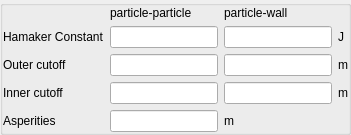
            <widget class="QGroupBox" name="groupbox_cohesion_parameters">
             <property name="title">
              <string/>
             </property>
             <property name="flat">
              <bool>true</bool>
             </property>
             <layout class="QGridLayout" name="gridLayout_18">
              <property name="leftMargin">
               <number>0</number>
              </property>
              <property name="topMargin">
               <number>0</number>
              </property>
              <property name="rightMargin">
               <number>0</number>
              </property>
              <property name="bottomMargin">
               <number>0</number>
              </property>
              <item row="0" column="0">
               <layout class="QGridLayout" name="gridLayout_17">
                <item row="0" column="1">
                 <widget class="QLabel" name="label_particle_particle">
                  <property name="text">
                   <string>particle-particle</string>
                  </property>
                 </widget>
                </item>
                <item row="0" column="2">
                 <widget class="QLabel" name="label_particle_wall">
                  <property name="text">
                   <string>particle-wall</string>
                  </property>
                 </widget>
                </item>
                <item row="1" column="0">
                 <widget class="QLabel" name="label_hamaker_constant">
                  <property name="text">
                   <string>Hamaker Constant</string>
                  </property>
                 </widget>
                </item>
                <item row="1" column="1">
                 <widget class="LineEdit" name="lineedit_keyword_hamaker_constant">
                  <property name="maximumSize">
                   <size>
                    <width>150</width>
                    <height>16777215</height>
                   </size>
                  </property>
                 </widget>
                </item>
                <item row="1" column="2">
                 <widget class="LineEdit" name="lineedit_keyword_wall_hamaker_constant">
                  <property name="maximumSize">
                   <size>
                    <width>150</width>
                    <height>16777215</height>
                   </size>
                  </property>
                 </widget>
                </item>
                <item row="2" column="0">
                 <widget class="QLabel" name="label_vdw_outer_cutoff">
                  <property name="text">
                   <string>Outer cutoff</string>
                  </property>
                 </widget>
                </item>
                <item row="2" column="1">
                 <widget class="LineEdit" name="lineedit_keyword_vdw_outer_cutoff">
                  <property name="maximumSize">
                   <size>
                    <width>150</width>
                    <height>16777215</height>
                   </size>
                  </property>
                 </widget>
                </item>
                <item row="2" column="2">
                 <widget class="LineEdit" name="lineedit_keyword_wall_vdw_outer_cutoff">
                  <property name="maximumSize">
                   <size>
                    <width>150</width>
                    <height>16777215</height>
                   </size>
                  </property>
                 </widget>
                </item>
                <item row="3" column="0">
                 <widget class="QLabel" name="label_vdw_inner_cutoff">
                  <property name="text">
                   <string>Inner cutoff</string>
                  </property>
                 </widget>
                </item>
                <item row="3" column="1">
                 <widget class="LineEdit" name="lineedit_keyword_vdw_inner_cutoff">
                  <property name="maximumSize">
                   <size>
                    <width>150</width>
                    <height>16777215</height>
                   </size>
                  </property>
                 </widget>
                </item>
                <item row="3" column="2">
                 <widget class="LineEdit" name="lineedit_keyword_wall_vdw_inner_cutoff">
                  <property name="maximumSize">
                   <size>
                    <width>150</width>
                    <height>16777215</height>
                   </size>
                  </property>
                 </widget>
                </item>
                <item row="4" column="0">
                 <widget class="QLabel" name="label_asperities">
                  <property name="text">
                   <string>Asperities</string>
                  </property>
                 </widget>
                </item>
                <item row="4" column="1">
                 <widget class="LineEdit" name="lineedit_keyword_asperities">
                  <property name="maximumSize">
                   <size>
                    <width>150</width>
                    <height>16777215</height>
                   </size>
                  </property>
                 </widget>
                </item>
                <item row="2" column="3">
                 <widget class="QLabel" name="label_vdw_outer_cutoff_units">
                  <property name="sizePolicy">
                   <sizepolicy hsizetype="Fixed" vsizetype="Preferred">
                    <horstretch>0</horstretch>
                    <verstretch>0</verstretch>
                   </sizepolicy>
                  </property>
                  <property name="text">
                   <string>m</string>
                  </property>
                 </widget>
                </item>
                <item row="3" column="3">
                 <widget class="QLabel" name="label_vdw_inner_cutoff_units">
                  <property name="text">
                   <string>m</string>
                  </property>
                 </widget>
                </item>
                <item row="4" column="2">
                 <widget class="QLabel" name="label_asperities_units">
                  <property name="text">
                   <string>m</string>
                  </property>
                 </widget>
                </item>
                <item row="1" column="3">
                 <widget class="QLabel" name="label_hamaker_constant_units">
                  <property name="text">
                   <string>J</string>
                  </property>
                 </widget>
                </item>
               </layout>
              </item>
             </layout>
            </widget>
